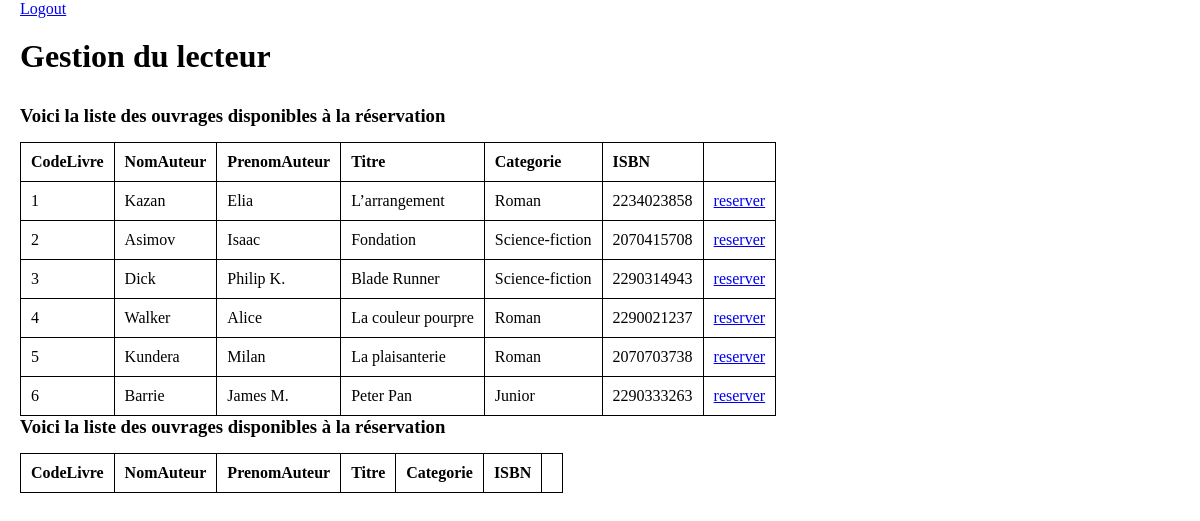
Screenshot of / (signed in) with the database file from the repository.
### tables this page shows
CREATE TABLE IF NOT EXISTS `livres` (
  `livcode` int(16) NOT NULL AUTO_INCREMENT,
  `livnomaut` char(255) DEFAULT NULL,
  `livprenomaut` char(255) DEFAULT NULL,
  `livtitre` char(255) DEFAULT NULL,
  `livcategorie` char(255) DEFAULT NULL,
  `livISBN` char(255) DEFAULT NULL,
  `livdejareserve` tinyint(1) NOT NULL DEFAULT '0',
  PRIMARY KEY (`livcode`)
);

### index.php (the view, shortened to what this page needs)
<?php
    require 'include/dbh.inc.php';
?>
<link rel="stylesheet" type="text/css" href="css/style.css">
<a href="include/logout.inc.php">Logout</a>
<h1>Gestion du lecteur</h1>
<h3>Voici la liste des ouvrages disponibles à la réservation</h3>
    <table>
        <tr>
            <th>CodeLivre</th>
            <th>NomAuteur</th>
            <th>PrenomAuteur</th>
            <th>Titre</th>
            <th>Categorie</th>
            <th>ISBN</th>
            <th></th>
        </tr>
    <?php
    $sql = "SELECT * FROM livres WHERE livdejareserve = 0";
    $result = mysqli_query($conn, $sql) or die("query to select livres non reserve failed");
    while($row = mysqli_fetch_assoc($result)) {
        echo "  <tr>
                    <td>" . $row["livcode"] . "</td>
                    <td>" . $row["livnomaut"] . "</td>
                    <td>" . $row["livprenomaut"] . "</td>
                    <td>" . $row["livtitre"] . "</td>
                    <td>" . $row["livcategorie"] . "</td>
                    <td>" . $row["livISBN"] . "</td>
                    <td><a href='pages/reserverUnLivre.php?livcode=". $row["livcode"] ."'>reserver</a></td>
                </tr>";
    }
    ?>
    </table>
    <h3>Voici la liste des ouvrages disponibles à la réservation</h3>
    <table>
        <tr>
            <th>CodeLivre</th>
            <th>NomAuteur</th>
            <th>PrenomAuteur</th>
            <th>Titre</th>
            <th>Categorie</th>
            <th>ISBN</th>
            <th></th>
        </tr>
    </table>

### css/style.css (style rules this page uses)
* { margin: 0; padding: 0; }
h1, h2 { margin-top: 20px; margin-bottom: 30px; }

### index.php (style rules this page uses)
table, th, td { border: 1px solid black; border-collapse: collapse; }
th, td { text-align: left; padding: 10px; }
h3 { margin-bottom: 15px; }

### rows the page displays
livres: livcode "1", livnomaut "Kazan", livprenomaut "Elia", livtitre "L’arrangement", livcategorie "Roman", livISBN "2234023858"
livres: livcode "2", livnomaut "Asimov", livprenomaut "Isaac", livtitre "Fondation", livcategorie "Science-fiction", livISBN "2070415708"
livres: livcode "3", livnomaut "Dick", livprenomaut "Philip K.", livtitre "Blade Runner", livcategorie "Science-fiction", livISBN "2290314943"
livres: livcode "4", livnomaut "Walker", livprenomaut "Alice", livtitre "La couleur pourpre", livcategorie "Roman", livISBN "2290021237"
livres: livcode "5", livnomaut "Kundera", livprenomaut "Milan", livtitre "La plaisanterie", livcategorie "Roman", livISBN "2070703738"
livres: livcode "6", livnomaut "Barrie", livprenomaut "James M.", livtitre "Peter Pan", livcategorie "Junior", livISBN "2290333263"
